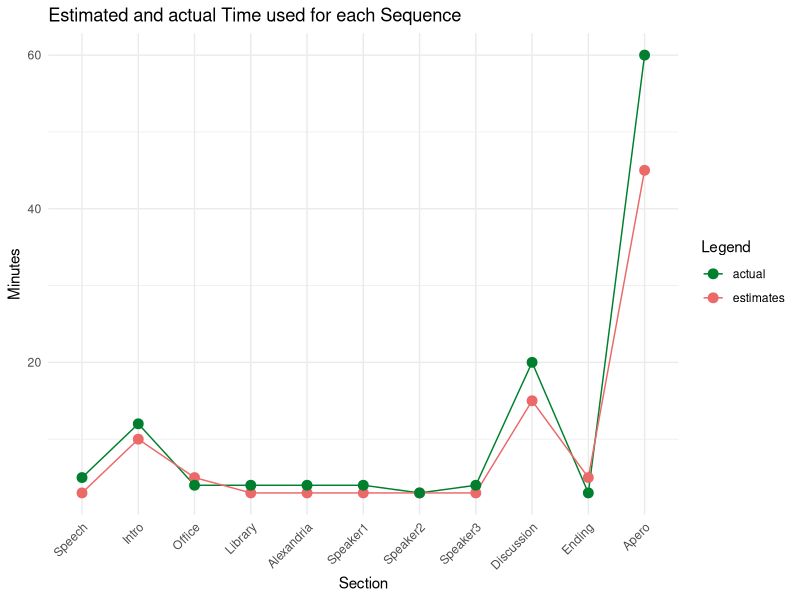
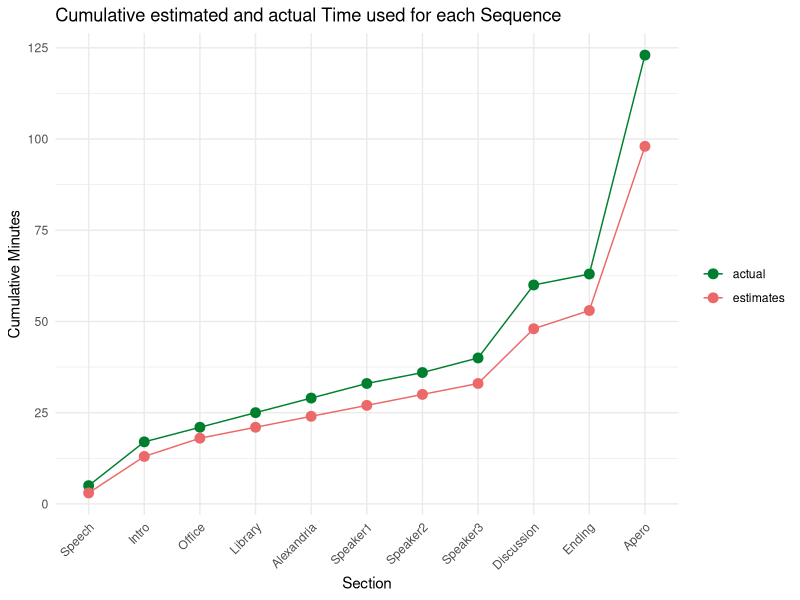
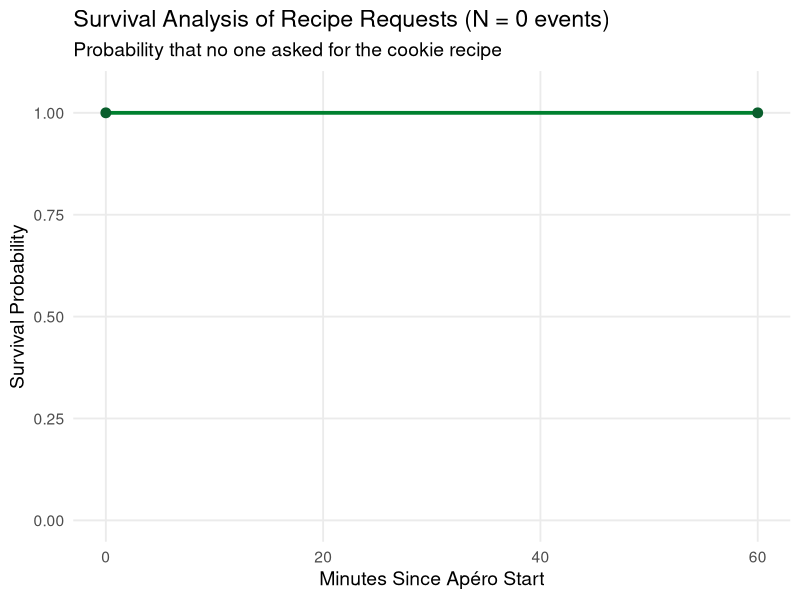
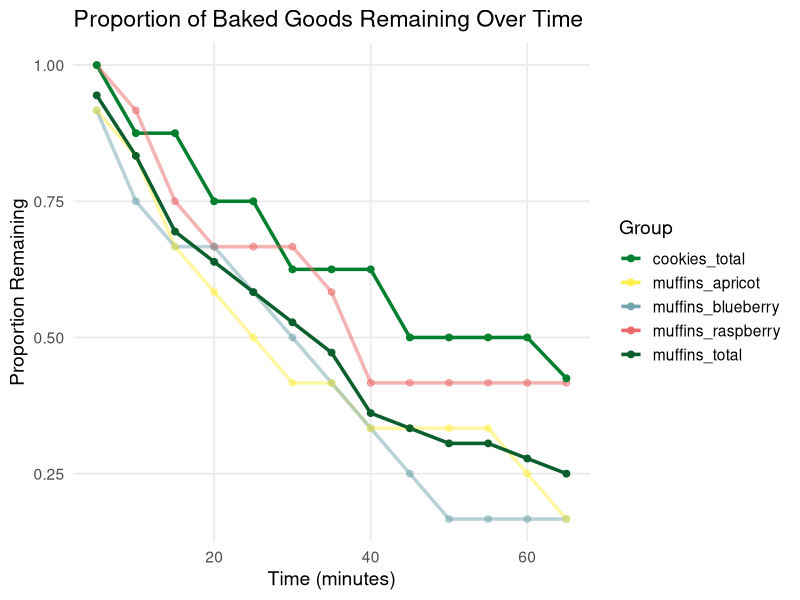
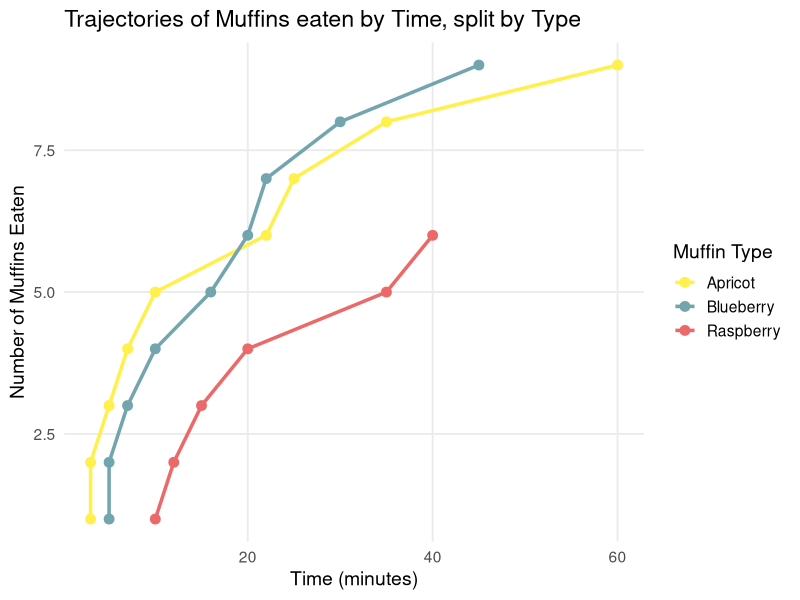

Recreate these plots in R, in order.
## ---- chunk 1
library(ggplot2)
library(tidyr)
library(dplyr)

timing_main <- data.frame(
  section = c("Speech","Intro","Office","Library","Alexandria","Speaker1","Speaker2","Speaker3","Discussion","Ending","Apero"),
  estimates = c(3,10,5,3,3,3,3,3,15,5,45),
  actual = c(5,12,4,4,4,4,3,4,20,3,60)
)

timing_main$section <- factor(timing_main$section, levels = timing_main$section)

# reshape to long format
timing_long <- timing_main %>%
  pivot_longer(cols = c(estimates, actual),
               names_to = "type",
               values_to = "minutes")

# plot
ggplot(timing_long, aes(x = section, y = minutes, 
                        color = type, group = type)) +
  geom_line() +
  geom_point(size = 3) +
  labs(title = "Estimated and actual Time used for each Sequence", x = "Section", y = "Minutes",
       color = "Legend") +
  theme_minimal() +
  scale_color_manual(values = c(
    "#00802f",  # HSG-Grün
    "#eb6969"   # HSG-Korall
  ))+
  theme(axis.text.x = element_text(angle = 45, hjust = 1))

timing_long <- timing_main %>%
  pivot_longer(cols = c(estimates, actual),
               names_to = "type",
               values_to = "minutes") %>%
  group_by(type) %>%
  arrange(section, .by_group = TRUE) %>%
  mutate(cum_minutes = cumsum(minutes))

ggplot(timing_long, aes(x = section, y = cum_minutes,
                        color = type, group = type)) +
  geom_line() +
  geom_point(size = 3) +
  labs(title = "Cumulative estimated and actual Time used for each Sequence",x = "Section", y = "Cumulative Minutes", color = "") +
  theme_minimal() +
    scale_color_manual(values = c(
    "#00802f",  # HSG-Grün
    "#eb6969"   # HSG-Korall
  ))+
  theme(axis.text.x = element_text(angle = 45, hjust = 1))
## ---- chunk 2
h1_df <- data.frame(
  oc_question = c(0,0,0,0,0),
  time_question = c(0,0,0,0,0)
)

h1_survival <- data.frame(
  time = c(0, 60),
  survival = c(1, 1)
)

ggplot(h1_survival, aes(x = time, y = survival)) +
  geom_line(size = 1.3, color = "#00802f") +       # HSG-Grün
  geom_point(size = 3, color = "#0a5f2d") +        # HSG-Dunkelgrün
  labs(
    title = "Survival Analysis of Recipe Requests (N = 0 events)",
    subtitle = "Probability that no one asked for the cookie recipe",
    x = "Minutes Since Apéro Start",
    y = "Survival Probability"
  ) +
  ylim(0, 1.05) +
  theme_minimal(base_size = 14) +
  theme(
    panel.grid.minor = element_blank()
  )
## ---- chunk 3
h2_df <- data.frame(
  n_cookies = c(5,10,15,20,25,30,35,40),
  time_cookies = c(10,15,35,65,0,0,0,0)
)

remaining_df <- data.frame(
  time = c(5,10,15,20,25,30,35,40,45,50,55,60,65),
  muffins_raspberry = c(12,11,9,8,8,8,7,5,5,5,5,5,5),
  muffins_blueberry = c(11,9,8,8,7,6,5,4,3,2,2,2,2),
  muffins_apricot   = c(11,10,8,7,6,5,5,4,4,4,4,3,2),
  muffins_total     = c(34,30,25,23,21,19,17,13,12,11,11,10,9),
  cookies_total     = c(40,35,35,30,30,25,25,25,20,20,20,20,17)
)

remaining_prop_df <- data.frame(
  time = c(5,10,15,20,25,30,35,40,45,50,55,60,65),
  muffins_raspberry = c(1,0.916666667,0.75,0.666666667,0.666666667,0.666666667,
                        0.583333333,0.416666667,0.416666667,0.416666667,
                        0.416666667,0.416666667,0.416666667),
  muffins_blueberry = c(0.916666667,0.75,0.666666667,0.666666667,0.583333333,
                        0.5,0.416666667,0.333333333,0.25,0.166666667,
                        0.166666667,0.166666667,0.166666667),
  muffins_apricot = c(0.916666667,0.833333333,0.666666667,0.583333333,
                      0.5,0.416666667,0.416666667,0.333333333,
                      0.333333333,0.333333333,0.333333333,
                      0.25,0.166666667),
  muffins_total = c(0.944444444,0.833333333,0.694444444,0.638888889,
                    0.583333333,0.527777778,0.472222222,0.361111111,
                    0.333333333,0.305555556,0.305555556,
                    0.277777778,0.25),
  cookies_total = c(1,0.875,0.875,0.75,0.75,0.625,0.625,0.625,
                    0.5,0.5,0.5,0.5,0.425)
)

remaining_prop_long <- remaining_prop_df %>%
  pivot_longer(
    cols = -time,
    names_to = "Type",
    values_to = "Proportion_Remaining"
  )


ggplot(remaining_prop_long,
       aes(x = time,
           y = Proportion_Remaining,
           color = Type,
           group = Type,
           alpha = Type)) +
  geom_line(size = 1.2) +
  geom_point(size = 2) +
  scale_color_manual(values = c(
    muffins_raspberry = "#eb6969",   # HSG-Korall
    muffins_blueberry = "#73a5af",   # HSG-Blau
    muffins_apricot   = "#fff04b",   # HSG-Gelb
    muffins_total     = "#0a5f2d",   # HSG-Dunkelgrün
    cookies_total     = "#00802f"    # HSG-Grün
  )) +
  scale_alpha_manual(values = c(
    muffins_raspberry = 0.5,
    muffins_blueberry = 0.5,
    muffins_apricot   = 0.5,
    muffins_total     = 1,
    cookies_total     = 1
  ), guide = "none") +
  labs(
    title = "Proportion of Baked Goods Remaining Over Time",
    x = "Time (minutes)",
    y = "Proportion Remaining",
    color = "Group"
  ) +
  theme_minimal(base_size = 14) +
  theme(
    panel.grid.minor = element_blank()
  )
## ---- chunk 4

muffins_df <- data.frame(
  N_Muffins = 1:12,
  Raspberry = c(10,12,15,20,35,40,NA,NA,NA,NA,NA,NA),
  Blueberry = c(5,5,7,10,16,20,22,30,45,NA,NA,NA),
  Apricot = c(3,3,5,7,10,22,25,35,60,NA,NA,NA)
)

muffins_long <- muffins_df %>%
  pivot_longer(cols = c(Raspberry, Blueberry, Apricot),
               names_to = "Type",
               values_to = "Time") %>%
  filter(!is.na(Time))

ggplot(muffins_long,
       aes(x = Time,
           y = N_Muffins,
           color = Type,
           group = Type)) +
  geom_line(size = 1.2) +
  geom_point(size = 3) +
  scale_color_manual(values = c(
    "Raspberry" = "#eb6969",  # HSG-Korall
    "Blueberry" = "#73a5af",  # HSG-Blau
    "Apricot"   = "#fff04b"   # HSG-Gelb
  )) +
  labs(x = "Time (minutes)",
       y = "Number of Muffins Eaten",
       color = "Muffin Type",
       title = "Trajectories of Muffins eaten by Time, split by Type") +
  theme_minimal(base_size = 14) +
  theme(
    panel.grid.minor = element_blank()
  )

## ---- chunk 5
h4_df <- data.frame(
  oc_qrcode = c(1,0,0,0,0),
  time_qrcode = c(20,0,0,0,0)
)
